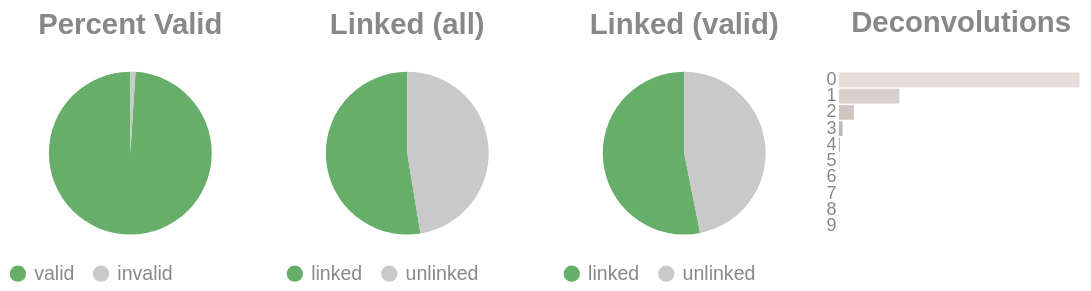

Notebook source saved alongside this figure:
### Code cell
if SKIPLR:
    pass
else:
    clash = Counter()
    for i in valids['molecule'].to_list():
        _mol = i.split("-")
        if len(_mol) == 1:
            clash.update('0')
        else:
            clash.update(_mol[-1])

    _d = {"deconvolutions": [], 'count': []}
    for k,v in clash.items():
        _d['deconvolutions'].append(k)
        _d['count'].append(v)

    tot_valid = valids['reads'].sum()
    mask = valids['reads'] >= 2
    n_linked_reads = valids.filter(mask)['reads'].sum()
    if n_linked_reads == 0:
        print_html("No linked molecules (>=2 reads) were detected; skipping linked-only distributions.")
        SKIPLR = True
    else:
        perc_valid = round(tot_valid / n_reads, 4)
        linked_perc_abs = round(n_linked_reads / n_reads, 4)
        linked_perc = round(n_linked_reads / tot_valid, 4)

    _valid = pl.DataFrame({"valids": ['valid', 'invalid'], "count": [tot_valid, n_reads - tot_valid]})
    _linked_abs = pl.DataFrame({"linked (absolute)": ['linked', 'unlinked'], "count": [n_linked_reads, n_reads - n_linked_reads]})
    _linked_rel = pl.DataFrame({"linked (valids)": ['linked', 'unlinked'], "count": [n_linked_reads, tot_valid - n_linked_reads]})

    (
        alt.hconcat(
            piechart(_valid, goodval = 'valid', title = "Percent Valid"),
            piechart(_linked_abs, goodval = "linked", title =  "Linked (all)"),
            piechart(_linked_rel, goodval = "linked", title =  "Linked (valid)"),
            convolutionbar(pl.DataFrame(_d), title = "Deconvolutions"),
            center = True,
            bounds = 'flush'
        )
        .resolve_scale(color='independent')
        .resolve_legend('independent')
        .properties(usermeta={'embedOptions': {"actions": False}})
    ).display()

### Figure 1 — Vega-Lite specification as saved in the notebook (floating-point values rounded to 4 significant figures)
{"width": "container", "height": 400, "config": {"title": {"anchor": "start", "dy": -15, "fontSize": 18, "color": "#888888", "subtitleColor": "#888888", "subtitleFontSize": 14}, "arc": {"fill": "#0072B2"}, "axis": {"domainColor": "#888888", "domainWidth": 0.5, "gridWidth": 0.2, "grid": false, "titleFontWeight": 400, "titleFontSize": 15, "labelFontSize": 11, "labelColor": "#888888", "tickColor": "#888888", "tickWidth": 0.2, "titleColor": "#888888"}, "axisBand": {"grid": false}, "axisX": {"grid": true, "tickSize": 10, "domainCap": "round"}, "axisY": {"domain": false, "grid": true, "tickSize": 0, "domainCap": "round"}, "background": "transparent", "header": {"labelFontSize": 15, "labelColor": "#888888", "titleFontSize": 15, "titleFontWeight": 600, "titleColor": "#888888"}, "legend": {"labelFont": "sans-serif", "labelFontSize": 12, "labelColor": "#888888", "symbolSize": 100, "symbolType": "circle", "titleFontSize": 12, "titlePadding": 10, "titleColor": "#888888", "title": null}, "range": {"category": ["#E69F00", "#56B4E9", "#009E73", "#F0E442", "#0072B2", "#D55E00", "#CC79A7", "#000000"], "diverging": ["#cfe8f3", "#a2d4ec", "#73bfe2", "#46abdb", "#1696d2", "#12719e"]}, "area": {"fill": "#0072B2", "fillOpacity": 0.7, "line": true, "strokeOpacity": 0.7}, "line": {"color": "#0072B2", "stroke": "#0072B2", "strokeWidth": 2}, "trail": {"color": "#0072B2", "stroke": "#0072B2", "strokeWidth": 0, "size": 1}, "point": {"filled": true, "fillOpacity": 1.0, "size": 95}, "text": {"color": "#888888", "fontSize": 11, "align": "right", "fontWeight": 400, "size": 11}, "bar": {"fill": "#0072B2", "stroke": null}, "view": {"stroke": null, "continuousWidth": 660, "continuousHeight": 400}}, "hconcat": [{"data": {"name": "data-e8bf8ceb083a561e413db9e32ac4aef2"}, "mark": {"type": "arc"}, "encoding": {"color": {"field": "valids", "legend": {"orient": "bottom", "title": null}, "scale": {"domain": ["valid", "invalid"], "range": ["#68ae6b", "#C9C9C9"]}, "title": "Valids", "type": "nominal"}, "theta": {"field": "count", "type": "quantitative"}, "tooltip": [{"field": "valids", "title": "Valids", "type": "ordinal"}, {"field": "percent", "format": ".2%", "title": "Percent", "type": "quantitative"}, {"field": "count", "title": "Count", "type": "quantitative"}]}, "height": 100, "title": {"text": "Percent Valid", "align": "center", "anchor": "middle"}, "transform": [{"calculate": "datum.count / 16164449", "as": "percent"}], "width": 150}, {"data": {"name": "data-232f7d80c9bbd03cd78e0164ce2efbb5"}, "mark": {"type": "arc"}, "encoding": {"color": {"field": "linked (absolute)", "legend": {"orient": "bottom", "title": null}, "scale": {"domain": ["linked", "unlinked"], "range": ["#68ae6b", "#C9C9C9"]}, "title": "Linked (Absolute)", "type": "nominal"}, "theta": {"field": "count", "type": "quantitative"}, "tooltip": [{"field": "linked (absolute)", "title": "Linked (Absolute)", "type": "ordinal"}, {"field": "percent", "format": ".2%", "title": "Percent", "type": "quantitative"}, {"field": "count", "title": "Count", "type": "quantitative"}]}, "height": 100, "title": {"text": "Linked (all)", "align": "center", "anchor": "middle"}, "transform": [{"calculate": "datum.count / 16164449", "as": "percent"}], "width": 150}, {"data": {"name": "data-cc68f3a509774db08b63986abe24c5cc"}, "mark": {"type": "arc"}, "encoding": {"color": {"field": "linked (valids)", "legend": {"orient": "bottom", "title": null}, "scale": {"domain": ["linked", "unlinked"], "range": ["#68ae6b", "#C9C9C9"]}, "title": "Linked (Valids)", "type": "nominal"}, "theta": {"field": "count", "type": "quantitative"}, "tooltip": [{"field": "linked (valids)", "title": "Linked (Valids)", "type": "ordinal"}, {"field": "percent", "format": ".2%", "title": "Percent", "type": "quantitative"}, {"field": "count", "title": "Count", "type": "quantitative"}]}, "height": 100, "title": {"text": "Linked (valid)", "align": "center", "anchor": "middle"}, "transform": [{"calculate": "datum.count / 16000265", "as": "percent"}], "width": 150}, {"data": {"name": "data-810acb5f420a15785e3e167b5ba93fde"}, "mark": {"type": "bar"}, "encoding": {"color": {"field": "deconvolutions", "legend": null, "scale": {"scheme": "lightgreyred"}, "type": "nominal"}, "tooltip": [{"field": "deconvolutions", "title": "Deconvolutions", "type": "ordinal"}, {"field": "percent", "format": ".2%", "title": "Percent", "type": "quantitative"}, {"field": "count", "title": "Count", "type": "quantitative"}], "x": {"axis": null, "field": "count", "type": "quantitative"}, "y": {"field": "deconvolutions", "sort": "ascending", "title": null, "type": "nominal"}}, "height": 100, "title": {"text": "Deconvolutions", "align": "center", "anchor": "middle"}, "transform": [{"calculate": "datum.count / 10507459", "as": "percent"}], "width": 150}], "bounds": "flush", "center": true, "resolve": {"legend": {"angle": "independent"}, "scale": {"color": "independent"}}, "usermeta": {"embedOptions": {"actions": false}}, "$schema": "https://vega.github.io/schema/vega-lite/v6.4.1.json", "datasets": {"data-e8bf8ceb083a561e413db9e32ac4aef2": [{"valids": "valid", "count": 16000265}, {"valids": "invalid", "count": 164184}], "data-232f7d80c9bbd03cd78e0164ce2efbb5": [{"linked (absolute)": "linked", "count": 8502104}, {"linked (absolute)": "unlinked", "count": 7662345}], "data-cc68f3a509774db08b63986abe24c5cc": [{"linked (valids)": "linked", "count": 8502104}, {"linked (valids)": "unlinked", "count": 7498161}], "data-810acb5f420a15785e3e167b5ba93fde": [{"deconvolutions": "0", "count": 7874834}, {"deconvolutions": "1", "count": 1980424}, {"deconvolutions": "2", "count": 488707}, {"deconvolutions": "3", "count": 120555}, {"deconvolutions": "4", "count": 30987}, {"deconvolutions": "5", "count": 8463}, {"deconvolutions": "6", "count": 2430}, {"deconvolutions": "7", "count": 742}, {"deconvolutions": "8", "count": 240}, {"deconvolutions": "9", "count": 77}]}}
